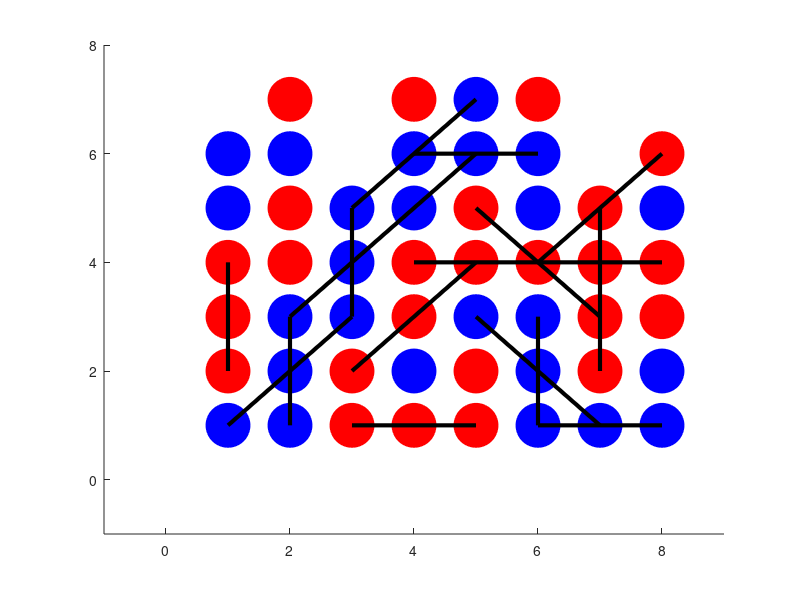

This chart was generated by the following MATLAB code:
%% User input values
clearvars
nMarkers    = 50;      %% number of markers you want to throw
heightSize  = 7;       %% number of rows in game
widthSize   = 8;       %% number of columns in game
markerSize  = 1000;    
inRowWinner = 3;       %% no.'s of consecutive that decides winner
red         = 0;       
blue        = 1;
%% Create Random Game
markerThrow  = repmat(1:widthSize,1,heightSize)';   %% sequential throw of markers in each column
[~,d]        = sort(randi(3*heightSize*widthSize,[heightSize*widthSize 1]));         %% create random shuffle instead of sequential throw
markerThrow  = markerThrow(d(1:nMarkers));                        %% sort original sequential throwing

gameMatrix = arrayfun(@(x) rem(find(markerThrow'==x),2),1:widthSize,'UniformOutput',0); %find all markers of same column(width) and see if its odd or even -->for even = 1 = blue and odd = 0 = red 
gameMatrix = cell2mat(cellfun(@(x) [x';nan(heightSize-length(x),1)],gameMatrix,'UniformOutput',0)); %%convert to matrix of size = height and width by adding Nan's to columns having empty space at top

%% Plot game
[rowRed ,colRed ] = find(gameMatrix == red);
[rowBlue,colBlue] = find(gameMatrix == blue);

scatter(colRed,rowRed,'Sizedata',markerSize,'MarkerFaceColor',[1 0 0],'MarkerEdgeColor',[1 0 0]);
hold on;
scatter(colBlue,rowBlue,'Sizedata',markerSize,'MarkerFaceColor',[0 0 1],'MarkerEdgeColor',[0 0 1]);
hold on;
xlim([-1 widthSize+1])
ylim([-1 heightSize+1])

%% #inRow formation check
rowCheckLimit = heightSize + 1 - inRowWinner;
colCheckLimit = widthSize + 1 - inRowWinner;

% checkFormation = @(fill) ~isempty(find(diff([0 find(diff(fill)) length(fill)])>=inRowWinner, 1));    %%function to check consecutive same number and give result if inRowWinner found
checkFormation = @(fill) (diff([0 find(diff(fill)) length(fill)]));                                    %%function to check consecutive same number and give output of count

%horizontal check
horizontalIndex = arrayfun(@(y) arrayfun(@(x)  [y,x]  ,1:widthSize,'UniformOutput',0  ),1:heightSize,'UniformOutput',0);
horizontalCheck = cellfun(@(x)  checkFormation(cellfun(@(z) gameMatrix(z(1),z(2)) ,x))  ,horizontalIndex,'UniformOutput',0);

%Vertical check
verticalIndex = arrayfun(@(x) arrayfun(@(y)  [y,x]  ,1:heightSize,'UniformOutput',0  ),1:widthSize,'UniformOutput',0);
verticalCheck = cellfun(@(x) checkFormation(cellfun(@(z) gameMatrix(z(1),z(2)) ,x)),verticalIndex,'UniformOutput',0);

%%right diagnol check
rightDiagnolIndex = arrayfun(@(y,x) arrayfun(@(X,Y) [Y,X],x:x+min(heightSize-y+1,widthSize-x+1)-1,y:y+min(heightSize-y+1,widthSize-x+1)-1,'UniformOutput',0),[rowCheckLimit:-1:1 ones(1,colCheckLimit-1)],[ones(1,rowCheckLimit-1) 1:colCheckLimit],'UniformOutput',0);                                   
rightDiagnolCheck = cellfun(@(x) checkFormation(cellfun(@(z) gameMatrix(z(1),z(2)) ,x)),rightDiagnolIndex,'UniformOutput',0);

%%left diagnol array and check
leftDiagnolIndex = arrayfun(@(y,x) arrayfun(@(X,Y) [Y,X],x:-1:x-min(heightSize-y+1,x)+1,y:y+min(heightSize-y+1,x)-1,'UniformOutput',0),[rowCheckLimit:-1:1 ones(1,widthSize - inRowWinner)],[widthSize*ones(1,rowCheckLimit-1) widthSize:-1:inRowWinner],'UniformOutput',0);
leftDiagnolCheck = cellfun(@(x) checkFormation(cellfun(@(z) gameMatrix(z(1),z(2)) ,x)),leftDiagnolIndex,'UniformOutput',0);

%% Plot winner 
startEndIndex = @(array) [[1 cumsum(array(1:end-1))+1 ]  ;cumsum(array)] ;  %%function that gives start and end index's of consecutive values .for eg for [3 2 3] -> startindex is [1 4 6] and end index is [3 5 8]
linePlot = @(array) plot(array(:,2),array(:,1),'Color',[0 0 0] ,'LineWidth',3);
endValue = @(array) array(end);
findNth  = @(array,n) endValue(find(array,n,'first'));

if sum(cell2mat(verticalCheck)>=inRowWinner)>0  %%winner in vertical check 
   winVerticalCheck         = cellfun(@(x) (find(x>=inRowWinner)),verticalCheck,'UniformOutput',0);   %% find number of winner sets in each cell
   winVerticalIndex         = cellfun(@(x) ~isempty(x),winVerticalCheck) ;   %%index of all winner cells
   winVerticalstartEndIndex = cellfun(@(x) startEndIndex(x),verticalCheck(winVerticalIndex) ,'UniformOutput',0);   %% get the start and end index of all consecutive same member in winner array set
   cellfun(@(check,gameIndex,SEindex)   arrayfun(@(x) linePlot( [gameIndex{ SEindex(1,findNth(check>=inRowWinner,x))}; gameIndex{ SEindex(2,findNth(check>=inRowWinner,x))}]) ,1:length(find(check>=inRowWinner)))  , verticalCheck(winVerticalIndex) , verticalIndex(winVerticalIndex), winVerticalstartEndIndex  ,'UniformOutput',0);
end

if sum(cell2mat(horizontalCheck)>=inRowWinner)>0  %%winner in horizontal check 
   winhorizontalCheck         = cellfun(@(x) (find(x>=inRowWinner)),horizontalCheck,'UniformOutput',0);   %% find number of winner sets in each cell
   winhorizontalIndex         = cellfun(@(x) ~isempty(x),winhorizontalCheck) ;   %%index of all winner cells
   winhorizontalstartEndIndex = cellfun(@(x) startEndIndex(x),horizontalCheck(winhorizontalIndex) ,'UniformOutput',0);   %% get the start and end index of all consecutive same member in winner array set
   cellfun(@(check,gameIndex,SEindex)   arrayfun(@(x) linePlot( [gameIndex{ SEindex(1,findNth(check>=inRowWinner,x))}; gameIndex{ SEindex(2,findNth(check>=inRowWinner,x))}]) ,1:length(find(check>=inRowWinner)))  , horizontalCheck(winhorizontalIndex) , horizontalIndex(winhorizontalIndex), winhorizontalstartEndIndex  ,'UniformOutput',0);
end

if sum(cell2mat(rightDiagnolCheck)>=inRowWinner)>0  %%winner in rightDiagnol check 
   winrightDiagnolCheck         = cellfun(@(x) (find(x>=inRowWinner)),rightDiagnolCheck,'UniformOutput',0);   %% find number of winner sets in each cell
   winrightDiagnolIndex         = cellfun(@(x) ~isempty(x),winrightDiagnolCheck) ;   %%index of all winner cells
   winrightDiagnolstartEndIndex = cellfun(@(x) startEndIndex(x),rightDiagnolCheck(winrightDiagnolIndex) ,'UniformOutput',0);   %% get the start and end index of all consecutive same member in winner array set
   cellfun(@(check,gameIndex,SEindex)   arrayfun(@(x) linePlot( [gameIndex{ SEindex(1,findNth(check>=inRowWinner,x))}; gameIndex{ SEindex(2,findNth(check>=inRowWinner,x))}]) ,1:length(find(check>=inRowWinner)))  , rightDiagnolCheck(winrightDiagnolIndex) , rightDiagnolIndex(winrightDiagnolIndex), winrightDiagnolstartEndIndex  ,'UniformOutput',0);
end

if sum(cell2mat(leftDiagnolCheck)>=inRowWinner)>0  %%winner in leftDiagnol check 
   winleftDiagnolCheck         = cellfun(@(x) (find(x>=inRowWinner)),leftDiagnolCheck,'UniformOutput',0);   %% find number of winner sets in each cell
   winleftDiagnolIndex         = cellfun(@(x) ~isempty(x),winleftDiagnolCheck) ;   %%index of all winner cells
   winleftDiagnolstartEndIndex = cellfun(@(x) startEndIndex(x),leftDiagnolCheck(winleftDiagnolIndex) ,'UniformOutput',0);   %% get the start and end index of all consecutive same member in winner array set
   cellfun(@(check,gameIndex,SEindex)   arrayfun(@(x) linePlot( [gameIndex{ SEindex(1,findNth(check>=inRowWinner,x))}; gameIndex{ SEindex(2,findNth(check>=inRowWinner,x))}]) ,1:length(find(check>=inRowWinner)))  , leftDiagnolCheck(winleftDiagnolIndex) , leftDiagnolIndex(winleftDiagnolIndex), winleftDiagnolstartEndIndex  ,'UniformOutput',0);
end

